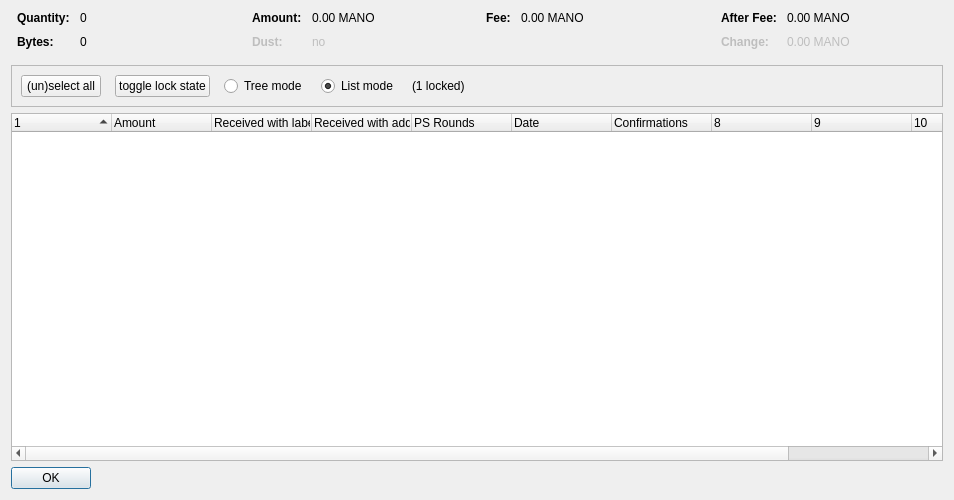
<?xml version="1.0" encoding="UTF-8"?>
<ui version="4.0">
 <class>CoinControlDialog</class>
 <widget class="QDialog" name="CoinControlDialog">
  <property name="geometry">
   <rect>
    <x>0</x>
    <y>0</y>
    <width>954</width>
    <height>500</height>
   </rect>
  </property>
  <property name="windowTitle">
   <string>Coin Selection</string>
  </property>
  <layout class="QVBoxLayout" name="verticalLayout">
   <item>
    <layout class="QHBoxLayout" name="horizontalLayoutTop" stretch="0,0,0,0">
     <property name="topMargin">
      <number>0</number>
     </property>
     <property name="bottomMargin">
      <number>10</number>
     </property>
     <item>
      <layout class="QFormLayout" name="formLayoutCoinControl1">
       <property name="horizontalSpacing">
        <number>10</number>
       </property>
       <property name="verticalSpacing">
        <number>10</number>
       </property>
       <property name="leftMargin">
        <number>6</number>
       </property>
       <property name="rightMargin">
        <number>6</number>
       </property>
       <item row="0" column="0">
        <widget class="QLabel" name="labelCoinControlQuantityText">
         <property name="font">
          <font>
           <weight>75</weight>
           <bold>true</bold>
          </font>
         </property>
         <property name="text">
          <string>Quantity:</string>
         </property>
        </widget>
       </item>
       <item row="0" column="1">
        <widget class="QLabel" name="labelCoinControlQuantity">
         <property name="cursor">
          <cursorShape>IBeamCursor</cursorShape>
         </property>
         <property name="contextMenuPolicy">
          <enum>Qt::ActionsContextMenu</enum>
         </property>
         <property name="text">
          <string notr="true">0</string>
         </property>
         <property name="textInteractionFlags">
          <set>Qt::LinksAccessibleByMouse|Qt::TextSelectableByKeyboard|Qt::TextSelectableByMouse</set>
         </property>
        </widget>
       </item>
       <item row="1" column="0">
        <widget class="QLabel" name="labelCoinControlBytesText">
         <property name="font">
          <font>
           <weight>75</weight>
           <bold>true</bold>
          </font>
         </property>
         <property name="text">
          <string>Bytes:</string>
         </property>
        </widget>
       </item>
       <item row="1" column="1">
        <widget class="QLabel" name="labelCoinControlBytes">
         <property name="cursor">
          <cursorShape>IBeamCursor</cursorShape>
         </property>
         <property name="contextMenuPolicy">
          <enum>Qt::ActionsContextMenu</enum>
         </property>
         <property name="text">
          <string notr="true">0</string>
         </property>
         <property name="textInteractionFlags">
          <set>Qt::LinksAccessibleByMouse|Qt::TextSelectableByKeyboard|Qt::TextSelectableByMouse</set>
         </property>
        </widget>
       </item>
      </layout>
     </item>
     <item>
      <layout class="QFormLayout" name="formLayoutCoinControl2">
       <property name="horizontalSpacing">
        <number>10</number>
       </property>
       <property name="verticalSpacing">
        <number>10</number>
       </property>
       <property name="leftMargin">
        <number>6</number>
       </property>
       <property name="rightMargin">
        <number>6</number>
       </property>
       <item row="0" column="0">
        <widget class="QLabel" name="labelCoinControlAmountText">
         <property name="font">
          <font>
           <weight>75</weight>
           <bold>true</bold>
          </font>
         </property>
         <property name="text">
          <string>Amount:</string>
         </property>
        </widget>
       </item>
       <item row="0" column="1">
        <widget class="QLabel" name="labelCoinControlAmount">
         <property name="cursor">
          <cursorShape>IBeamCursor</cursorShape>
         </property>
         <property name="contextMenuPolicy">
          <enum>Qt::ActionsContextMenu</enum>
         </property>
         <property name="text">
          <string notr="true">0.00 MANO</string>
         </property>
         <property name="textInteractionFlags">
          <set>Qt::LinksAccessibleByMouse|Qt::TextSelectableByKeyboard|Qt::TextSelectableByMouse</set>
         </property>
        </widget>
       </item>
       <item row="1" column="0">
        <widget class="QLabel" name="labelCoinControlLowOutputText">
         <property name="enabled">
          <bool>false</bool>
         </property>
         <property name="font">
          <font>
           <weight>75</weight>
           <bold>true</bold>
          </font>
         </property>
         <property name="text">
          <string>Dust:</string>
         </property>
        </widget>
       </item>
       <item row="1" column="1">
        <widget class="QLabel" name="labelCoinControlLowOutput">
         <property name="enabled">
          <bool>false</bool>
         </property>
         <property name="cursor">
          <cursorShape>IBeamCursor</cursorShape>
         </property>
         <property name="contextMenuPolicy">
          <enum>Qt::ActionsContextMenu</enum>
         </property>
         <property name="text">
          <string notr="true">no</string>
         </property>
         <property name="textInteractionFlags">
          <set>Qt::LinksAccessibleByMouse|Qt::TextSelectableByKeyboard|Qt::TextSelectableByMouse</set>
         </property>
        </widget>
       </item>
      </layout>
     </item>
     <item>
      <layout class="QFormLayout" name="formLayoutCoinControl3">
       <property name="horizontalSpacing">
        <number>10</number>
       </property>
       <property name="verticalSpacing">
        <number>10</number>
       </property>
       <property name="leftMargin">
        <number>6</number>
       </property>
       <property name="rightMargin">
        <number>6</number>
       </property>
       <item row="0" column="0">
        <widget class="QLabel" name="labelCoinControlFeeText">
         <property name="font">
          <font>
           <weight>75</weight>
           <bold>true</bold>
          </font>
         </property>
         <property name="text">
          <string>Fee:</string>
         </property>
        </widget>
       </item>
       <item row="0" column="1">
        <widget class="QLabel" name="labelCoinControlFee">
         <property name="cursor">
          <cursorShape>IBeamCursor</cursorShape>
         </property>
         <property name="contextMenuPolicy">
          <enum>Qt::ActionsContextMenu</enum>
         </property>
         <property name="text">
          <string notr="true">0.00 MANO</string>
         </property>
         <property name="textInteractionFlags">
          <set>Qt::LinksAccessibleByMouse|Qt::TextSelectableByKeyboard|Qt::TextSelectableByMouse</set>
         </property>
        </widget>
       </item>
      </layout>
     </item>
     <item>
      <layout class="QFormLayout" name="formLayoutCoinControl4">
       <property name="horizontalSpacing">
        <number>10</number>
       </property>
       <property name="verticalSpacing">
        <number>10</number>
       </property>
       <property name="leftMargin">
        <number>6</number>
       </property>
       <property name="rightMargin">
        <number>6</number>
       </property>
       <item row="0" column="0">
        <widget class="QLabel" name="labelCoinControlAfterFeeText">
         <property name="font">
          <font>
           <weight>75</weight>
           <bold>true</bold>
          </font>
         </property>
         <property name="text">
          <string>After Fee:</string>
         </property>
        </widget>
       </item>
       <item row="0" column="1">
        <widget class="QLabel" name="labelCoinControlAfterFee">
         <property name="cursor">
          <cursorShape>IBeamCursor</cursorShape>
         </property>
         <property name="contextMenuPolicy">
          <enum>Qt::ActionsContextMenu</enum>
         </property>
         <property name="text">
          <string notr="true">0.00 MANO</string>
         </property>
         <property name="textInteractionFlags">
          <set>Qt::LinksAccessibleByMouse|Qt::TextSelectableByKeyboard|Qt::TextSelectableByMouse</set>
         </property>
        </widget>
       </item>
       <item row="1" column="0">
        <widget class="QLabel" name="labelCoinControlChangeText">
         <property name="enabled">
          <bool>false</bool>
         </property>
         <property name="font">
          <font>
           <weight>75</weight>
           <bold>true</bold>
          </font>
         </property>
         <property name="text">
          <string>Change:</string>
         </property>
        </widget>
       </item>
       <item row="1" column="1">
        <widget class="QLabel" name="labelCoinControlChange">
         <property name="enabled">
          <bool>false</bool>
         </property>
         <property name="cursor">
          <cursorShape>IBeamCursor</cursorShape>
         </property>
         <property name="contextMenuPolicy">
          <enum>Qt::ActionsContextMenu</enum>
         </property>
         <property name="text">
          <string notr="true">0.00 MANO</string>
         </property>
         <property name="textInteractionFlags">
          <set>Qt::LinksAccessibleByMouse|Qt::TextSelectableByKeyboard|Qt::TextSelectableByMouse</set>
         </property>
        </widget>
       </item>
      </layout>
     </item>
    </layout>
   </item>
   <item>
    <widget class="QFrame" name="frame">
     <property name="minimumSize">
      <size>
       <width>0</width>
       <height>40</height>
      </size>
     </property>
     <property name="frameShape">
      <enum>QFrame::StyledPanel</enum>
     </property>
     <property name="frameShadow">
      <enum>QFrame::Sunken</enum>
     </property>
     <layout class="QHBoxLayout" name="horizontalLayout">
      <item>
       <layout class="QHBoxLayout" name="horizontalLayoutPanel" stretch="0,0,0,0,0,0">
        <property name="spacing">
         <number>14</number>
        </property>
        <item>
         <widget class="QPushButton" name="pushButtonSelectAll">
          <property name="sizePolicy">
           <sizepolicy hsizetype="Maximum" vsizetype="Fixed">
            <horstretch>0</horstretch>
            <verstretch>0</verstretch>
           </sizepolicy>
          </property>
          <property name="text">
           <string>(un)select all</string>
          </property>
          <property name="autoDefault">
           <bool>false</bool>
          </property>
         </widget>
        </item>
        <item>
         <widget class="QPushButton" name="pushButtonToggleLock">
          <property name="sizePolicy">
           <sizepolicy hsizetype="Maximum" vsizetype="Fixed">
            <horstretch>0</horstretch>
            <verstretch>0</verstretch>
           </sizepolicy>
          </property>
          <property name="text">
           <string>toggle lock state</string>
          </property>
          <property name="autoDefault">
           <bool>false</bool>
          </property>
         </widget>
        </item>
        <item>
         <widget class="QRadioButton" name="radioTreeMode">
          <property name="sizePolicy">
           <sizepolicy hsizetype="Maximum" vsizetype="Fixed">
            <horstretch>0</horstretch>
            <verstretch>0</verstretch>
           </sizepolicy>
          </property>
          <property name="text">
           <string>Tree mode</string>
          </property>
         </widget>
        </item>
        <item>
         <widget class="QRadioButton" name="radioListMode">
          <property name="sizePolicy">
           <sizepolicy hsizetype="Maximum" vsizetype="Fixed">
            <horstretch>0</horstretch>
            <verstretch>0</verstretch>
           </sizepolicy>
          </property>
          <property name="text">
           <string>List mode</string>
          </property>
          <property name="checked">
           <bool>true</bool>
          </property>
         </widget>
        </item>
        <item>
         <widget class="QLabel" name="labelLocked">
          <property name="text">
           <string>(1 locked)</string>
          </property>
         </widget>
        </item>
        <item>
         <spacer name="horizontalSpacer">
          <property name="orientation">
           <enum>Qt::Horizontal</enum>
          </property>
          <property name="sizeHint" stdset="0">
           <size>
            <width>40</width>
            <height>20</height>
           </size>
          </property>
         </spacer>
        </item>
       </layout>
      </item>
     </layout>
    </widget>
   </item>
   <item>
    <widget class="CoinControlTreeWidget" name="treeWidget">
     <property name="contextMenuPolicy">
      <enum>Qt::CustomContextMenu</enum>
     </property>
     <property name="sortingEnabled">
      <bool>false</bool>
     </property>
     <property name="columnCount">
      <number>11</number>
     </property>
     <attribute name="headerShowSortIndicator" stdset="0">
      <bool>true</bool>
     </attribute>
     <attribute name="headerStretchLastSection">
      <bool>false</bool>
     </attribute>
     <column>
      <property name="text">
       <string/>
      </property>
     </column>
     <column>
      <property name="text">
       <string>Amount</string>
      </property>
     </column>
     <column>
      <property name="text">
       <string>Received with label</string>
      </property>
     </column>
     <column>
      <property name="text">
       <string>Received with address</string>
      </property>
     </column>
     <column>
      <property name="text">
       <string>PS Rounds</string>
      </property>
     </column>
     <column>
      <property name="text">
       <string>Date</string>
      </property>
     </column>
     <column>
      <property name="text">
       <string>Confirmations</string>
      </property>
      <property name="toolTip">
       <string>Confirmed</string>
      </property>
     </column>
     <column>
      <property name="text">
       <string/>
      </property>
     </column>
     <column>
      <property name="text">
       <string/>
      </property>
     </column>
     <column>
      <property name="text">
       <string/>
      </property>
     </column>
     <column>
      <property name="text">
       <string/>
      </property>
     </column>
    </widget>
   </item>
   <item>
    <widget class="QDialogButtonBox" name="buttonBox">
     <property name="sizePolicy">
      <sizepolicy hsizetype="Maximum" vsizetype="Fixed">
       <horstretch>0</horstretch>
       <verstretch>0</verstretch>
      </sizepolicy>
     </property>
     <property name="orientation">
      <enum>Qt::Horizontal</enum>
     </property>
     <property name="standardButtons">
      <set>QDialogButtonBox::Ok</set>
     </property>
    </widget>
   </item>
  </layout>
 </widget>
 <customwidgets>
  <customwidget>
   <class>CoinControlTreeWidget</class>
   <extends>QTreeWidget</extends>
   <header>coincontroltreewidget.h</header>
  </customwidget>
 </customwidgets>
 <resources/>
 <connections/>
</ui>
